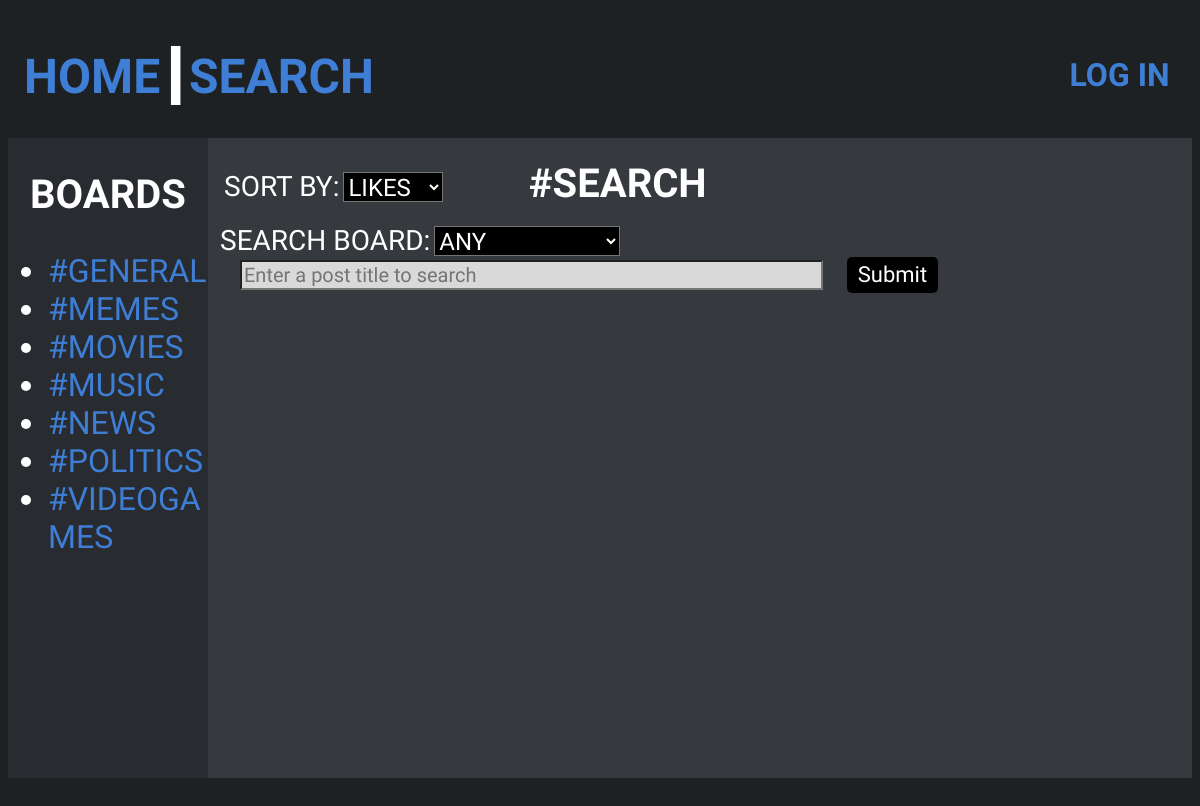
Screenshot of /search.php with the database file from the repository.
### tables this page shows
CREATE TABLE Boards (
	name VARCHAR(25) NOT NULL,
	PRIMARY KEY(name)
);

### search.php (the view, shortened to what this page needs)
<?php
    function getSearchFor(){
        $value ='';
        return $value;
    }
?>
<?php
function getBoardList(){
    try {
        $connString = DBCONN;
        $user = DBUSER;
        $pass = DBPASS;
        $pdo = new PDO($connString,$user,$pass);
        $pdo->setAttribute(PDO::ATTR_ERRMODE, PDO::ERRMODE_EXCEPTION);
        $sql = "select * from boards";
        $result = $pdo->query($sql);
        $data = array();
        $i = 0;
        while($row  = $result->fetch()) {
            $data[$i] = $row;
            $i++;
        }
    }
    catch(PDOException $e){
        die($e->getMessage());
    }
    return $data;
}
?>
<!DOCTYPE html>
<html>
<head lang="en">
    <link rel="stylesheet" href="css/search.css" />
</head>
<body>
    <header id="masthead">
        <h1><a href="home_page.php">HOME</a>┃<a href="search.php">SEARCH</a></h1>
        <div id="profile">
        <?php
            if(isset($_SESSION['logged_in']) && isset($_SESSION['username'])){
                if($_SESSION['logged_in']==true){
                echo "<h1 class=\"profile_bar\"><a href=\"logout.php\">LOG OUT</a>┃</h1>";
                echo "<h1 class=\"profile_bar\"><a href=\"make_post.php\">MAKE POST</a>┃</h1>";
                echo "<h1 class=\"profile_bar\"><a href=\"account.html\">MY ACCOUNT</a>┃</h1>
                <img id=\"profile_pic\" src=\"images/".getProfilePic($_SESSION['username'])."\">";
                }else{
                    echo "<h1 class=\"profile_bar\"><a href=\"log_in.php\">LOG IN</a></h1>";
                }
            }else{
                echo "<h1 class=\"profile_bar\"><a href=\"log_in.php\">LOG IN</a></h1>";
            }
        ?>
        </div>
    </header>
    <div id="main">
        <article id="sidebar">
            <h2>BOARDS</h2>
            <ul>
            <?php
                $boards = getBoardList();
                $i=0;
                while($i<count($boards)){
                    $iName = $boards[$i]['name'];
                    echo "<li><a href=\"home_page.php?board=".$iName."\">#".strtoupper($iName)."</a></li>";
                    $i++;
                }
            ?>
            </ul>
        </article>
        <article id="center">
            <div id="top">
                <form method="POST" id="sort_by">
                    <label for="sort">SORT BY:</label>
                    <select name="sort" id="sort" onchange="this.form.submit()">
                        <?php
                        if(isset($_POST["sort"])){
                                $sort_value=$_POST["sort"];
                                if($sort_value=='likes'){
                                    echo "<option value=\"postDate\">DATE</option>
                                            <option value=\"likes\" selected>LIKES</option>";
                                }else if($sort_value=='postDate'){
                                    echo "<option value=\"postDate\" selected>DATE</option>
                                            <option value=\"likes\">LIKES</option>";
                                }
                        }else{
                            echo "<option value=\"postDate\">DATE</option>
                                    <option value=\"likes\" selected>LIKES</option>";
                        }
                        ?>
                    </select>
                </form>
                <h2 id="board_name">#SEARCH</h2>
            </div>
            <div id="search_bar">
                <form method="POST" id="search_form">
                    <fieldset>
                            <label for="board">SEARCH BOARD:</label>
                            <select name="board" id="select_board">
                                <option value="*all" selected>ANY</option>
                            </select>
                            <input type="text" name="search" id="search_input" placeholder="Enter a post title to search" value="<?php echo getSearchFor(); ?>"/>
                            <input type="submit" name="submit" id="submit" class="button"/>
                    </fieldset>
                </form>
            </div>
            <article id="post_list">
            </article>
        </article>
    </div>
</body>
</html>

### css/search.css (style rules this page uses)
* { font-family:'Smooch Sans'; color: white; }
body { background-color:#1E2124; overflow: hidden; }
h1 { font-size: 48px; margin: 0px; padding-top: 0.5em; }
h2 { font-size: 40px; }
article h2 { text-align: center; }
label { font-size: 28px; }
select { background-color: black; color: white; min-width: 100px; max-width: 200px; height: 30px; font-size: 24px; }
li { word-wrap:break-word; }
input { font-size: 20px; background-color: #D9D9D9; color:#1E2124; }
fieldset { border: none; }
a { color:#3f7ed5; }
a:link { text-decoration: none; }
#masthead { height: 10%; display: flex; justify-content: space-between; background-color:#1E2124; padding-top: 1em; padding-left: 1em; margin-right: 1em; }
#profile { display: flex; flex-direction: row; }
#sidebar { float: left; height: 80vh; width: 10%; min-width: 200px; background-color:#282B30; font-size: 32px; }
#center { width: inherit; height: 80vh; background-color: #36393E; }
#post_list { overflow: auto; height: 80%; }
#top { width: 100%; height: 10%; min-height: 80px; }
#top h2 { padding-top: 0.3em; position: relative; right: 5em; top: 0.25em; }
#sort_by { float: left; margin-left: 1em; position: relative; top: 2em; z-index: 3; }
#search_input { width: 60%; margin-left: 1em; margin-right: 1em; }
#search_bar { margin: auto; display: block; }
.profile_bar { padding-right: 0.2em; top: 0.5em; font-size: 32px; position:relative; }
.button { background-color: black; color:white; font-size: 22px; border:none; border-radius: 5px; padding: 0.25em 0.5em 0.25em 0.5em; }

### rows the page displays
boards: name "GENERAL"
boards: name "MEMES"
boards: name "MOVIES"
boards: name "MUSIC"
boards: name "NEWS"
boards: name "POLITICS"
boards: name "VIDEOGAMES"
